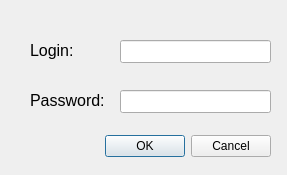
<?xml version="1.0" encoding="UTF-8"?>
<ui version="4.0">
 <class>AuthDialog</class>
 <widget class="QDialog" name="AuthDialog">
  <property name="geometry">
   <rect>
    <x>0</x>
    <y>0</y>
    <width>287</width>
    <height>175</height>
   </rect>
  </property>
  <property name="windowTitle">
   <string>Dialog</string>
  </property>
  <widget class="QDialogButtonBox" name="buttonBox">
   <property name="geometry">
    <rect>
     <x>30</x>
     <y>130</y>
     <width>241</width>
     <height>32</height>
    </rect>
   </property>
   <property name="orientation">
    <enum>Qt::Horizontal</enum>
   </property>
   <property name="standardButtons">
    <set>QDialogButtonBox::Cancel|QDialogButtonBox::Ok</set>
   </property>
  </widget>
  <widget class="QLineEdit" name="lineEdit">
   <property name="geometry">
    <rect>
     <x>120</x>
     <y>40</y>
     <width>151</width>
     <height>23</height>
    </rect>
   </property>
  </widget>
  <widget class="QLabel" name="label">
   <property name="geometry">
    <rect>
     <x>30</x>
     <y>40</y>
     <width>57</width>
     <height>21</height>
    </rect>
   </property>
   <property name="font">
    <font>
     <pointsize>12</pointsize>
    </font>
   </property>
   <property name="text">
    <string>Login:</string>
   </property>
  </widget>
  <widget class="QLabel" name="label_2">
   <property name="geometry">
    <rect>
     <x>30</x>
     <y>90</y>
     <width>81</width>
     <height>21</height>
    </rect>
   </property>
   <property name="font">
    <font>
     <pointsize>12</pointsize>
    </font>
   </property>
   <property name="text">
    <string>Password:</string>
   </property>
  </widget>
  <widget class="QLineEdit" name="lineEdit_2">
   <property name="geometry">
    <rect>
     <x>120</x>
     <y>90</y>
     <width>151</width>
     <height>23</height>
    </rect>
   </property>
  </widget>
 </widget>
 <resources/>
 <connections>
  <connection>
   <sender>buttonBox</sender>
   <signal>accepted()</signal>
   <receiver>AuthDialog</receiver>
   <slot>accept()</slot>
   <hints>
    <hint type="sourcelabel">
     <x>248</x>
     <y>254</y>
    </hint>
    <hint type="destinationlabel">
     <x>157</x>
     <y>274</y>
    </hint>
   </hints>
  </connection>
  <connection>
   <sender>buttonBox</sender>
   <signal>rejected()</signal>
   <receiver>AuthDialog</receiver>
   <slot>reject()</slot>
   <hints>
    <hint type="sourcelabel">
     <x>316</x>
     <y>260</y>
    </hint>
    <hint type="destinationlabel">
     <x>286</x>
     <y>274</y>
    </hint>
   </hints>
  </connection>
 </connections>
</ui>
